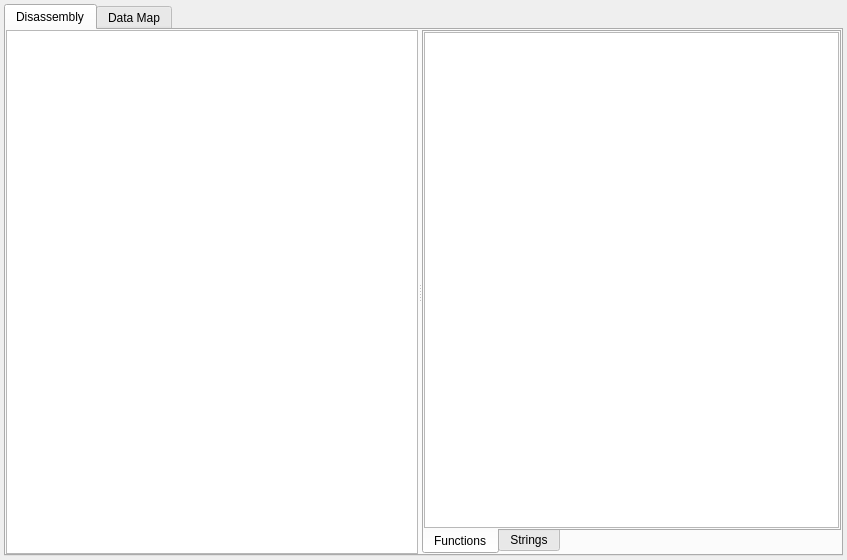
<?xml version="1.0" encoding="UTF-8"?>
<ui version="4.0">
 <class>DisassemblerDialog</class>
 <widget class="QDialog" name="DisassemblerDialog">
  <property name="geometry">
   <rect>
    <x>0</x>
    <y>0</y>
    <width>847</width>
    <height>560</height>
   </rect>
  </property>
  <property name="windowTitle">
   <string>Dialog</string>
  </property>
  <layout class="QVBoxLayout" name="verticalLayout">
   <property name="margin">
    <number>4</number>
   </property>
   <item>
    <widget class="QTabWidget" name="tabMain">
     <property name="tabPosition">
      <enum>QTabWidget::North</enum>
     </property>
     <property name="tabShape">
      <enum>QTabWidget::Rounded</enum>
     </property>
     <property name="currentIndex">
      <number>0</number>
     </property>
     <widget class="QWidget" name="tabDisassembly">
      <attribute name="title">
       <string>Disassembly</string>
      </attribute>
      <layout class="QVBoxLayout" name="verticalLayout_2">
       <property name="margin">
        <number>0</number>
       </property>
       <item>
        <widget class="QSplitter" name="splitter">
         <property name="orientation">
          <enum>Qt::Horizontal</enum>
         </property>
         <widget class="DisassemblerView" name="disassemblyView"/>
         <widget class="QTabWidget" name="tabWidget">
          <property name="minimumSize">
           <size>
            <width>300</width>
            <height>0</height>
           </size>
          </property>
          <property name="tabPosition">
           <enum>QTabWidget::South</enum>
          </property>
          <property name="currentIndex">
           <number>0</number>
          </property>
          <widget class="QWidget" name="tabFunctions">
           <attribute name="icon">
            <iconset resource="../../../resources.qrc">
             <normaloff>:/format_icons/res/method.png</normaloff>:/format_icons/res/method.png</iconset>
           </attribute>
           <attribute name="title">
            <string>Functions</string>
           </attribute>
           <layout class="QHBoxLayout" name="horizontalLayout">
            <property name="margin">
             <number>0</number>
            </property>
            <item>
             <widget class="QTreeView" name="tvFunctions">
              <property name="contextMenuPolicy">
               <enum>Qt::CustomContextMenu</enum>
              </property>
              <property name="autoScroll">
               <bool>true</bool>
              </property>
              <property name="editTriggers">
               <set>QAbstractItemView::NoEditTriggers</set>
              </property>
              <property name="alternatingRowColors">
               <bool>true</bool>
              </property>
              <property name="rootIsDecorated">
               <bool>false</bool>
              </property>
              <property name="uniformRowHeights">
               <bool>true</bool>
              </property>
              <property name="itemsExpandable">
               <bool>false</bool>
              </property>
              <property name="expandsOnDoubleClick">
               <bool>false</bool>
              </property>
             </widget>
            </item>
           </layout>
          </widget>
          <widget class="QWidget" name="tabStrings">
           <attribute name="icon">
            <iconset resource="../../../resources.qrc">
             <normaloff>:/misc_icons/res/disassemble.png</normaloff>:/misc_icons/res/disassemble.png</iconset>
           </attribute>
           <attribute name="title">
            <string>Strings</string>
           </attribute>
           <layout class="QVBoxLayout" name="verticalLayout_3">
            <property name="margin">
             <number>0</number>
            </property>
            <item>
             <widget class="QTreeView" name="tvStrings">
              <property name="rootIsDecorated">
               <bool>false</bool>
              </property>
              <property name="uniformRowHeights">
               <bool>true</bool>
              </property>
              <property name="itemsExpandable">
               <bool>false</bool>
              </property>
              <property name="expandsOnDoubleClick">
               <bool>false</bool>
              </property>
             </widget>
            </item>
           </layout>
          </widget>
         </widget>
        </widget>
       </item>
      </layout>
     </widget>
     <widget class="QWidget" name="tabDataMap">
      <attribute name="title">
       <string>Data Map</string>
      </attribute>
      <layout class="QVBoxLayout" name="verticalLayout_4">
       <property name="margin">
        <number>0</number>
       </property>
       <item>
        <widget class="DataMapView" name="dataMapView" native="true"/>
       </item>
      </layout>
     </widget>
    </widget>
   </item>
  </layout>
 </widget>
 <customwidgets>
  <customwidget>
   <class>DisassemblerView</class>
   <extends>QPlainTextEdit</extends>
   <header>views/hexview/disassemblerdialog/disassemblerview/disassemblerview.h</header>
  </customwidget>
  <customwidget>
   <class>DataMapView</class>
   <extends>QWidget</extends>
   <header>views/hexview/disassemblerdialog/datamapview/datamapview.h</header>
   <container>1</container>
  </customwidget>
 </customwidgets>
 <resources>
  <include location="../../../resources.qrc"/>
 </resources>
 <connections/>
</ui>
